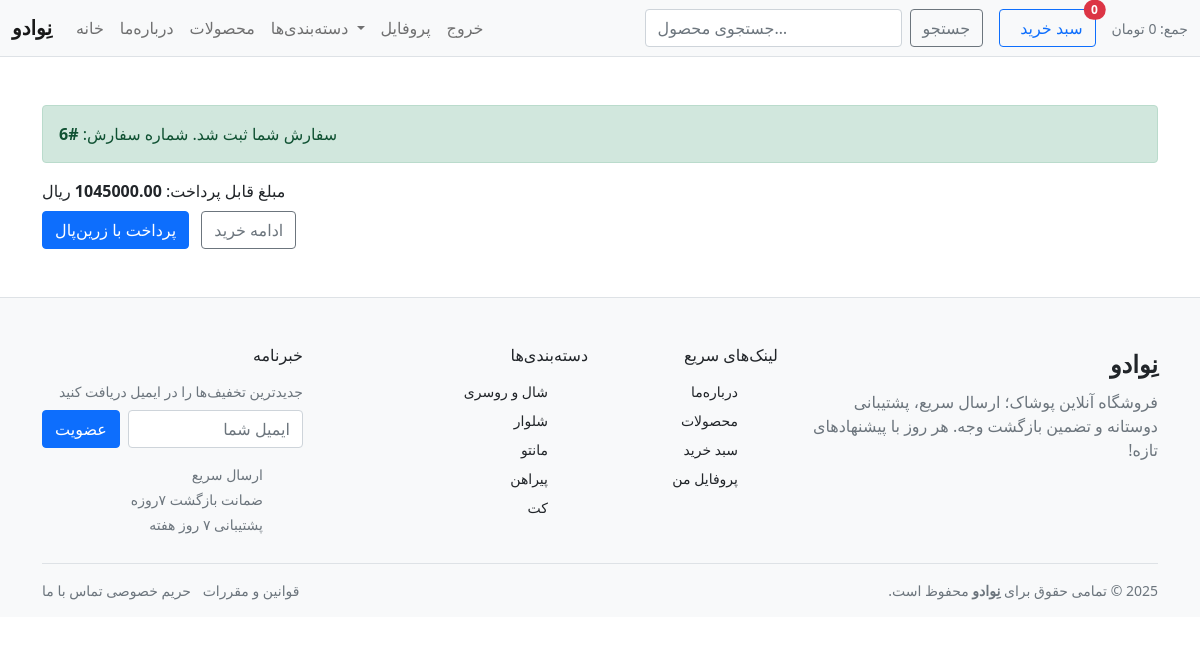
/orders/success/6/ (signed in), run on an earlier commit of the app's database.
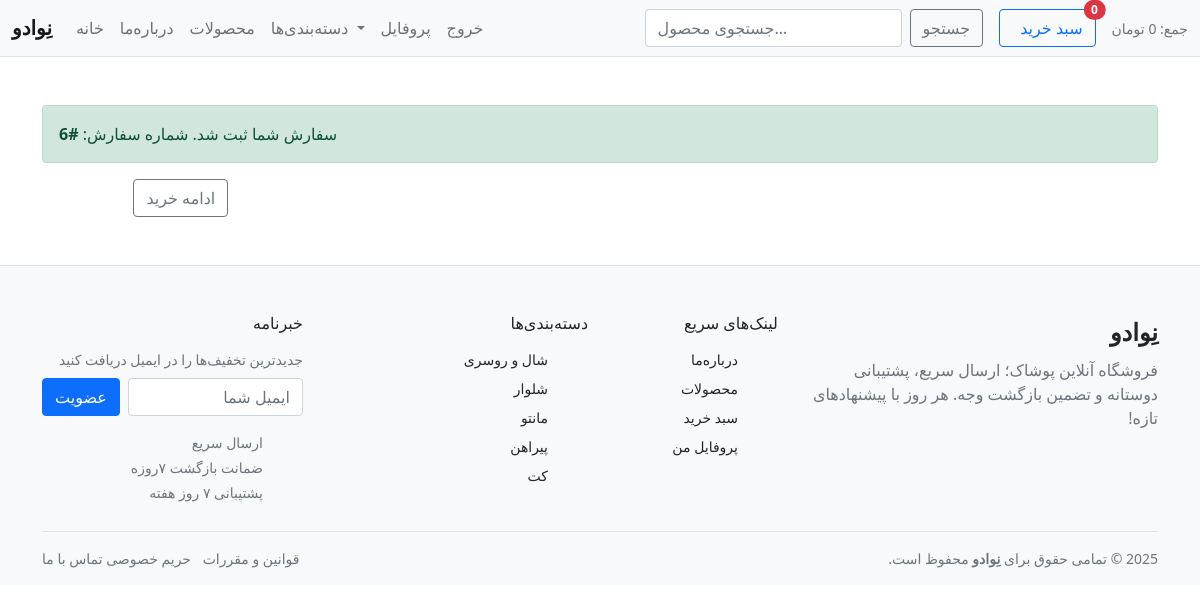
And on a later commit of the database.
### orders/models.py (models this page shows, shortened)
class Order(models.Model):
    class Status(models.TextChoices):
        PENDING = "pending", _("در انتظار پرداخت")
        PAID = "paid", _("پرداخت شده")
        CANCELED = "canceled", _("لغو شده")
        SHIPPED = "shipped", _("ارسال شده")
    user = models.ForeignKey(
        settings.AUTH_USER_MODEL,
        on_delete=models.SET_NULL,
        null=True,
        blank=True,
        related_name="orders",
        verbose_name=_("کاربر"),
    )
    status = models.CharField(
        _("وضعیت"), max_length=16, choices=Status.choices, default=Status.PENDING
    )
    full_name = models.CharField(_("نام و نام‌خانوادگی"), max_length=100)
    phone = models.CharField(_("تلفن"), max_length=20, blank=True)
    province = models.CharField(_("استان"), max_length=100)
    city = models.CharField(_("شهر"), max_length=100)
    address_exact = models.CharField(_("آدرس دقیق"), max_length=255)
    postal_code = models.CharField(_("کد پستی"), max_length=20, blank=True)
    note = models.TextField(_("توضیحات سفارش"), blank=True)
    subtotal = models.DecimalField(
        _("جمع جزء"), max_digits=12, decimal_places=2, default=0
    )
    shipping_cost = models.DecimalField(
        _("هزینه ارسال"), max_digits=12, decimal_places=2, default=0
    )
    total = models.DecimalField(
        _("مبلغ نهایی"), max_digits=12, decimal_places=2, default=0
    )
    created_at = models.DateTimeField(_("تاریخ ایجاد"), default=timezone.now)
    class Meta:
        ordering = ["-created_at"]
        verbose_name = _("سفارش")
        verbose_name_plural = _("سفارش‌ها")

### orders/views.py (the view)
# urls.py: path("success/<int:order_id>/", views.order_success, name="success"),
@login_required
def order_success(request, order_id: int):
    if request.user.is_staff:
        order = get_object_or_404(Order, id=order_id)
    else:
        order = get_object_or_404(Order, id=order_id, user=request.user)
    return render(request, "orders/success.html", {"order": order})

### cart/cart.py (called while the page is built, shortened)
    def __iter__(self):
        ids = [int(vid) for vid in self.cart.keys()]
        variations = ProductVariation.objects.select_related(
            "product", "color", "size"
        ).filter(id__in=ids)
        vmap = {v.id: v for v in variations}

    def total_quantity(self):
        return sum(int(i["quantity"]) for i in self.cart.values())

    def total_price(self):
        total = Decimal("0")
        for row in self:
            total += row["total"]
        return total

### cart/context_processors.py (called while the page is built)
def cart_summary(request):
    cart = Cart(request)
    return {"cart_count": cart.total_quantity(), "cart_total": cart.total_price()}

### products/context_processors.py (called while the page is built)
def nav_categories(request):
    roots = (
        Category.objects.filter(is_active=True, parent__isnull=True)
        .prefetch_related(
            Prefetch(
                "children",
                queryset=Category.objects.filter(is_active=True).order_by("name"),
            )
        )
        .order_by("name")
    )
    return {"nav_categories": roots, "top_categories": roots}

### products/models.py (called while the page is built)
    def get_absolute_url(self):
        return reverse("products:category", args=[self.slug])

### orders/templates/orders/success.html (shortened to what this page needs)
{% extends "_base.html" %}
{% load i18n %}
{% block content %}
<div class="container my-5">
  <div class="alert alert-success">
    {% trans "سفارش شما ثبت شد. شماره سفارش:" %} <strong>#{{ order.id }}</strong>
  </div>
  {% if order.status|upper == "PENDING" %}
    <div class="mb-3">
      <p class="mb-2">
        {% trans "مبلغ قابل پرداخت:" %}
        <strong>{{ order.total }}</strong>
        {% trans "ریال" %}
      </p>
      <a class="btn btn-primary" href="{% url 'payments:zarinpal_start' order.id %}">
        {% trans "پرداخت با زرین‌پال" %}
      </a>
      <a class="btn btn-outline-secondary ms-2" href="{% url 'products:list' %}">
        {% trans "ادامه خرید" %}
      </a>
    </div>
  {% else %}
    <div class="mb-3">
      <span class="badge text-bg-success">{% trans "پرداخت شده" %}</span>
      <a class="btn btn-outline-secondary ms-2" href="{% url 'products:list' %}">
        {% trans "ادامه خرید" %}
      </a>
    </div>
  {% endif %}
</div>
{% endblock %}

What changed in the data, as far as the page shows it:
changed Order id 6: status "pending" → "paid" (drawn); total "1045000.00" → (not shown)
Also different on the page:
text no longer shown: "مبلغ قابل پرداخت: ریال پرداخت با زرین‌پال"
